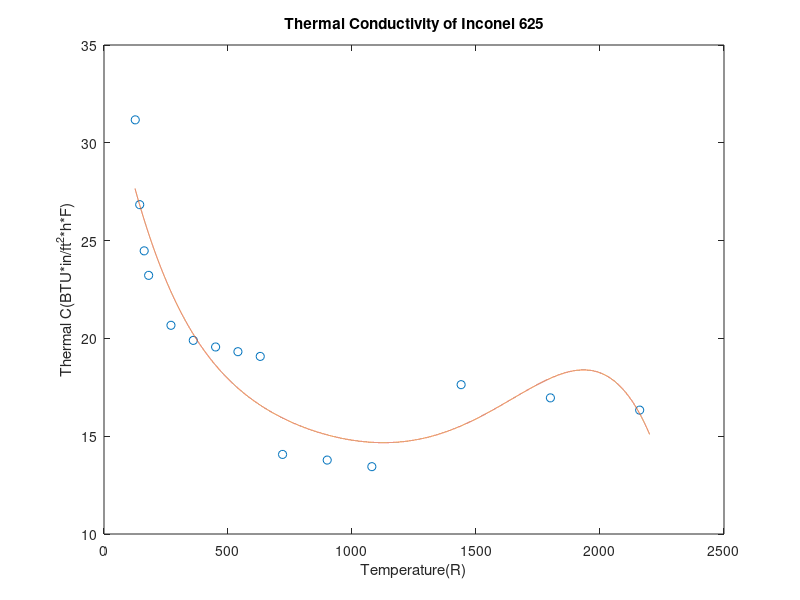

This figure's MATLAB source:
x = [-250 -200 -100 70 200 400 600 800 1000 1200 1400 1600]; %tempF
y = [67 70 74 83 89 98 109 120 131 143 154 164];%thermc(BTUin/ft^2hF)
p = polyfit(x,y,8);
xp = -250:0.1:1600;%range of temp(F)
yp = polyval(p,xp);
plot(x,y,'o',xp,yp);
xlabel('Temperature(F)');
ylabel('Thermal C(BTU*in/ft^2*h*F)');
title('Thermal Conductivity of Inconel 718');
%%
%Thermal conductivity of inconel 625
x = [209.67 259.67 359.67 459.67 529.67 559.67 659.67 859.67 1059.67 1259.67 1459.67 1659.67 1859.67 2059.67 2259.67]; %tempR
y = [4.2 4.3 4.8 5.3 5.7 5.8 6.3 7.3 8.2 9.1 10.1 11.0 12.0 13.2 14.6];%thermc(BTUin/ft^2-hr-F)
p = polyfit(x,y,8);
xp = 210:0.1:2260;%range of temp(R)
yp = polyval(p,xp);
plot(x,y,'o',xp,yp);
xlabel('Temperature(R)');
ylabel('Thermal C(BTU*in/ft^2*h*F)');
title('Thermal Conductivity of Inconel 625');
%%
%Thermal conductivity of copper
%Source:https://www.efunda.com/materials/elements/TC_Table.cfm?Element_ID=Cu
x = [70 80 90 100 150 200 250 300 350 400 500 600 800 1000 1200].*1.8; %tempR
y = ([647 557 508 482 429 413 406 401 396 292 286 279 366 352 339].*6.9381117892)./144;%thermc(BTUin/ft^2-hr-F)
p = polyfit(x,y,5);
xp = 125:0.1:2200;%range of temp(R)
yp = polyval(p,xp);
plot(x,y,'o',xp,yp);
xlabel('Temperature(R)');
ylabel('Thermal C(BTU*in/ft^2*h*F)');
title('Thermal Conductivity of Inconel 625');
